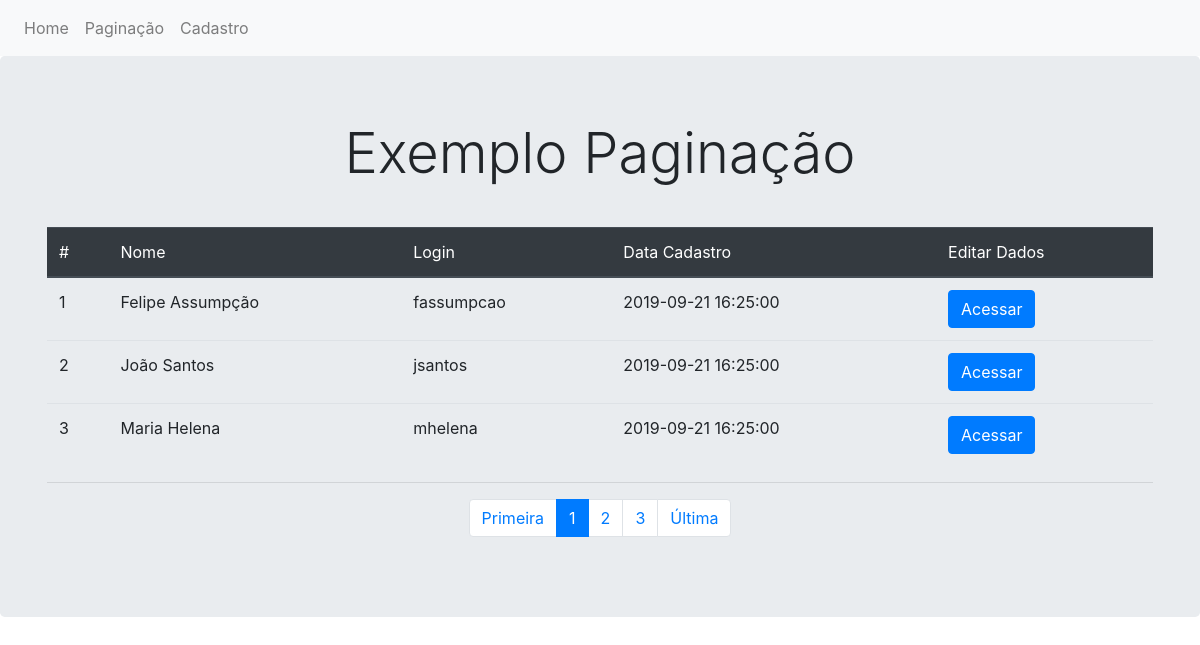
Screenshot of /Pagina with the database file from the repository.
### tables this page shows
CREATE TABLE `users` (
  `iduser` int(11) NOT NULL AUTO_INCREMENT,
  `username` varchar(100) NOT NULL,
  `deslogin` varchar(45) NOT NULL,
  `despassword` varchar(45) DEFAULT NULL,
  `inadmin` char(1) NOT NULL,
  `dtregister` datetime DEFAULT NULL,
  PRIMARY KEY (`iduser`),
  UNIQUE KEY `deslogin_UNIQUE` (`deslogin`)
);

### app/src/Controllers/Pagina.php (called while the page is built, shortened)
<?php
class Pagina
{
    private $Dados;
    public function index() {
        $this->PageId = filter_input(INPUT_GET, 'pg', FILTER_SANITIZE_NUMBER_INT);
        $this->PageId = $this->PageId ? $this->PageId : 1;
        $listar_art = new \Src\Models\StsPagina();
        $this->Dados['dados'] = $listar_art->listarDados($this->PageId);
        $this->Dados['paginacao'] = $listar_art->getResultadoPg();
        $carregarView = new \Core\ConfigView('src/Views/pagina/pagina', $this->Dados);
        $carregarView->renderizar();
    }
}

### index.php (called while the page is built, shortened)
<?php
    $Url = new Home();
    $Url->carregar();
?>

### app/src/Models/helper/StsRead.php (called while the page is built, shortened)
<?php
class StsRead extends StsConn
{
    private $Select;
    private $Values;
    private $Resultado;
    private $Query;
    public function getResultado()
    {
        return $this->Resultado;
    }
    public function fullRead($Query, $ParseString = null) {
        $this->Select = (string) $Query;
        if (!empty($ParseString)) {
            parse_str($ParseString, $this->Values);
        }
        $this->exeInstrucao();
    }
    private function exeInstrucao() {
        $this->conexao();
        try {
            $this->getInstrucao();
            $this->Query->execute();
            $this->Resultado = $this->Query->fetchAll();
        } catch (Exception $e) {
            $this->Resultado = null;
        }
    }
    private function conexao() {
        $this->Conn = parent::getConn();
        $this->Query = $this->Conn->prepare($this->Select);
        $this->Query->setFetchMode(PDO::FETCH_ASSOC);
    }
    private function getInstrucao() {
        if($this->Values){
            foreach ($this->Values as $Link => $Valor){
                if($Link == 'limit' || $Link == 'offset'){
                    $Valor= (int) $Valor;
                }
                $this->Query->bindValue(":{$Link}", $Valor, (is_int($Valor) ? PDO::PARAM_INT : PDO::PARAM_STR));
            }
        }
    }
}

### app/src/Models/helper/StsConn.php (called while the page is built, shortened)
<?php
class StsConn
{
    public static $Host = HOST;
    public static $User = USER;
    public static $Pass = PASS;
    public static $Dbname = DBNAME;
    private static $Connect = null;
    private static function conectar()
    {
        try {
            if (self::$Connect == null) {
                self::$Connect = new PDO('mysql:host='.self::$Host . ';dbname='.self::$Dbname, self::$User, self::$Pass);
            }
        } catch (Exception $exc) {
            echo 'mensagem: ' . $exc->getMessage();
            die;
        }
        return self::$Connect;
    }
    public function getConn() {
        return self::conectar();
    }
}

### app/src/Models/StsPagina.php (called while the page is built, shortened)
<?php
class StsPagina
{
    private $LimiteResultado = 3;
    public function listarDados($PageId = null) {
        $this->PageId = (int) $PageId;
        $paginacao = new \Src\Models\helper\StsPaginacao(URL . '/pagina');
        $paginacao->condicao($this->PageId, $this->LimiteResultado);
        $paginacao->paginacao('SELECT COUNT(iduser) AS num_result
                        FROM users
                        WHERE inadmin = :inadmin', 'inadmin=1');
        $listar = new \Src\Models\helper\StsRead();
        $listar->fullRead('SELECT iduser, username, deslogin, despassword, inadmin, dtregister
                        FROM users
                        WHERE inadmin = :inadmin
                        ORDER BY iduser ASC
                        LIMIT :limit OFFSET :offset', "inadmin=1&limit={$this->LimiteResultado}&offset={$paginacao->getOffset()}");
        $this->Resultado = $listar->getResultado();
        return $this->Resultado;
    }
}

### app/src/Models/helper/stsPaginacao.php (called while the page is built, shortened)
<?php
class stsPaginacao
{
    private $Link;
    private $MaxLinks;
    private $Pagina;
    private $LimiteResultado;
    private $Offset;
    private $ResultBd;
    private $Resultado;
    private $TotalPaginas;
    public function getResultado()
    {
        return $this->Resultado;
    }
    public function getOffset()
    {
        return $this->Offset;
    }
    public function __construct($Link)
    {
        $this->Link = $Link;
        $this->MaxLinks = 4;
    }
    public function condicao($Pagina, $LimiteResultado)
    {
        $this->Pagina = (int) $Pagina ? $Pagina : 1;
        $this->LimiteResultado = (int) $LimiteResultado;
        $this->Offset = ($this->Pagina * $this->LimiteResultado) - $this->LimiteResultado;
    }
    public function paginacao($Query, $ParseString = null)
    {
        $this->Query = (string) $Query;
        $this->ParseString = (string) $ParseString;
        $contar = new \Src\Models\helper\StsRead();
        $contar->fullRead($this->Query, $this->ParseString);
        $this->ResultBd = $contar->getResultado();
    }
    private function instrucaoPaginacao()
    {
        $this->TotalPaginas = ceil($this->ResultBd[0]['num_result'] / $this->LimiteResultado);
    }
    private function dadosPaginacao()
    {
        $this->Resultado = array(
                                'link' => "$this->Link",
                                'maxLinks' => "$this->MaxLinks",
                                'pagina' => "$this->Pagina",
                                'totalPaginas' => "$this->TotalPaginas"
                            );
    }
}

### app/src/Views/pagina/pagina.php (the view, shortened to what this page needs)
<?php
extract($this->Dados['paginacao']);
$paginacao = "<nav aria-label=\"paginacao\">";
$paginacao .= "<ul class=\"pagination justify-content-center\">";
$paginacao .= "<li class=\"page-item\"><a class=\"page-link\" href=\"$link\" tabindex=\"-1\">Primeira</a></li>";
$paginacao .= "<li class=\"page-item active\"><a class=\"page-link\" href=\"#\">$pagina<span class=\"sr-only\">(current)</span></a></li>";
for ($dPag = ($pagina + 1); $dPag <= ($pagina + $maxLinks); $dPag++) {
    if ($dPag <= $totalPaginas) {
        $paginacao .= "<li class=\"page-item\"><a class=\"page-link\" href=\"$link?pg=$dPag\">$dPag</a></li>";
    }
}
$paginacao .= "<li class=\"page-item\"><a class=\"page-link\" href=\"$link?pg=$totalPaginas\">Última</a></li>";
$paginacao .= "</ul>";
$paginacao .= "</nav>";
?>
<main role="main">
<div class="jumbotron blog">
	<div class="container">
		<h2 class="display-4 text-center" style="margin-bottom: 40px;">Exemplo Paginação</h2>
		<div class="row">
			<div class="col-md-12">
				<table class="table">
				 	<thead class="thead-dark">
				    <tr>
						<th scope="col">#</th>
						<th scope="col">Nome</th>
						<th scope="col">Login</th>
						<th scope="col">Data Cadastro</th>
						<th scope="col">Editar Dados</th>
				    </tr>
				  	</thead>
				  	<tbody>
						<?php foreach ($this->Dados['dados'] as $dados) {
			                extract($dados); ?>
							<tr>
							    <th scope="row"><?php echo $iduser?></th>
							    <td><?php echo utf8_decode($username)?></td>
							    <td><?php echo $deslogin?></td>
							    <td><?php echo $dtregister?></td>
								<td><a class="btn btn-primary" href="<?php echo URL . '/formulario/' . $iduser; ?>" role="button">Acessar</a></td>
						    </tr>
			    		<?php
			            }
            			?>
					</tbody>
				</table>
				<hr class="featurette-divider">
				<?php echo $paginacao; ?>
			</div>
		</div>
	</div>
</div>
</main>

### core/ConfigController.php (shortened to what this page needs)
<?php
    class ConfigController
    {
        private $Url;
        private $UrlController;
        private $UrlParametro;
        private static $Format;
        public function __construct()
        {
            if (!empty(filter_input(INPUT_GET, 'url', FILTER_DEFAULT))) {
                $this->Url = filter_input(INPUT_GET, 'url', FILTER_DEFAULT);
                $this->UrlConjunto = explode("/", $this->Url);
                if (isset($this->UrlConjunto[0])) {
                    $this->UrlController = $this->slugController($this->UrlConjunto[0]);
                } else {
                    $this->UrlController = $this->slugController(CONTROLER);
                }
                if (isset($this->UrlConjunto[1])) {
                    $this->UrlParametro = $this->UrlConjunto[1];
                } else {
                    $this->UrlParametro = null;
                }
            } else {
                $this->UrlController = $this->slugController(CONTROLER);
                $this->UrlParametro = null;
            }
        }
        private function limparUrl()
        {
            $this->Url = strip_tags($this->Url);
            $this->Url = trim($this->Url);
            $this->Url = rtrim($this->Url, "/");
            self::$Format = array();
            self::$Format['a'] = 'ÀÁÂÃÄÅÆÇÈÉÊËÌÍÎÏÐÑÒÓÔÕÖØÙÚÛÜüÝÞßàáâãäåæçèéêëìíîïðñòóôõöøùúûýýþÿRr"!@#$%&*()_-+={[}]?;:.,\\\'<>°ºª ';
            self::$Format['b'] = 'aaaaaaaceeeeiiiidnoooooouuuuuybsaaaaaaaceeeeiiiidnoooooouuuyybyRr--------------------------------';
            $this->Url = strtr(utf8_decode($this->Url), utf8_decode(self::$Format['a']), self::$Format['b']);
        }
        private function slugController($SlugController)
        {
            $UrlController = str_replace(" ", "", ucwords(implode(" ", explode("-", strtolower($SlugController)))));
            return $UrlController;
        }
        public function carregar()
        {
            $this->Classe = "\\App\\Src\\Controllers\\" . $this->UrlController;
            if (class_exists($this->Classe)) {
                $this->carregarMetodo();
            } else {
                $this->UrlController = $this->slugController(CONTROLER_ERROR);
                $this->carregar();
            }
        }
        private function carregarMetodo()
        {
            $classeCarregar = new $this->Classe;
            if (method_exists($classeCarregar, "index")) {
                if ($this->UrlParametro !== null) {
                    $classeCarregar->index($this->UrlParametro);
                } else {
                    $classeCarregar->index();
                }
            } else {
                $this->UrlController = $this->slugController(CONTROLER_ERROR);
                $this->carregar();
            }
        }
    }

### core/ConfigView.php (shortened to what this page needs)
<?php
class ConfigView
{
    private $Nome;
    public function __construct($Nome, array $Dados = null)
    {
        $this->Nome = (string) $Nome;
        $this->Dados = $Dados;
    }
    public function renderizar()
    {
        if (file_exists('app/' . $this->Nome . '.php')) {
            include 'app/src/Views/includes/header.php';
            include 'app/src/Views/includes/menu.php';
            include 'app/' . $this->Nome . '.php';
            include 'app/src/Views/includes/footer.php';
        } else {
            include 'app/src/Views/error/404.php';
        }
    }
}

### app/src/Views/includes/header.php (shortened to what this page needs)
<!DOCTYPE html>
<html lang="en" dir="ltr">
    <head>
        <link rel="stylesheet" href="<?php echo URL; ?>/assets/css/reset.css">
        <link rel="stylesheet" href="<?php echo URL; ?>/assets/bootstrap-4.3.1-dist/css/bootstrap.css">
    </head>
    <body>

### app/src/Views/includes/menu.php
<nav class="navbar navbar-expand-lg navbar-light bg-light">
  <div class="collapse navbar-collapse" id="navbarSupportedContent">
    <ul class="navbar-nav mr-auto">
      <li class="nav-item">
        <a class="nav-link" href="/framework/Home/Index">Home <span class="sr-only">(current)</span></a>
      </li>
      <li class="nav-item">
        <a class="nav-link" href="/framework/Pagina">Paginação <span class="sr-only"></span></a>
      </li>
      <li class="nav-item">
        <a class="nav-link" href="/framework/Formulario/Index">Cadastro <span class="sr-only">(current)</span></a>
      </li>
    </ul>
  </div>
</nav>

### app/src/Views/includes/footer.php
</body>
</html>

### rows the page displays
users: iduser "1", username "Felipe Assumpção", deslogin "fassumpcao", dtregister "2019-09-21 16:25:00"
users: iduser "2", username "João Santos", deslogin "jsantos", dtregister "2019-09-21 16:25:00"
users: iduser "3", username "Maria Helena", deslogin "mhelena", dtregister "2019-09-21 16:25:00"

### other values shown
$pagina "1"
